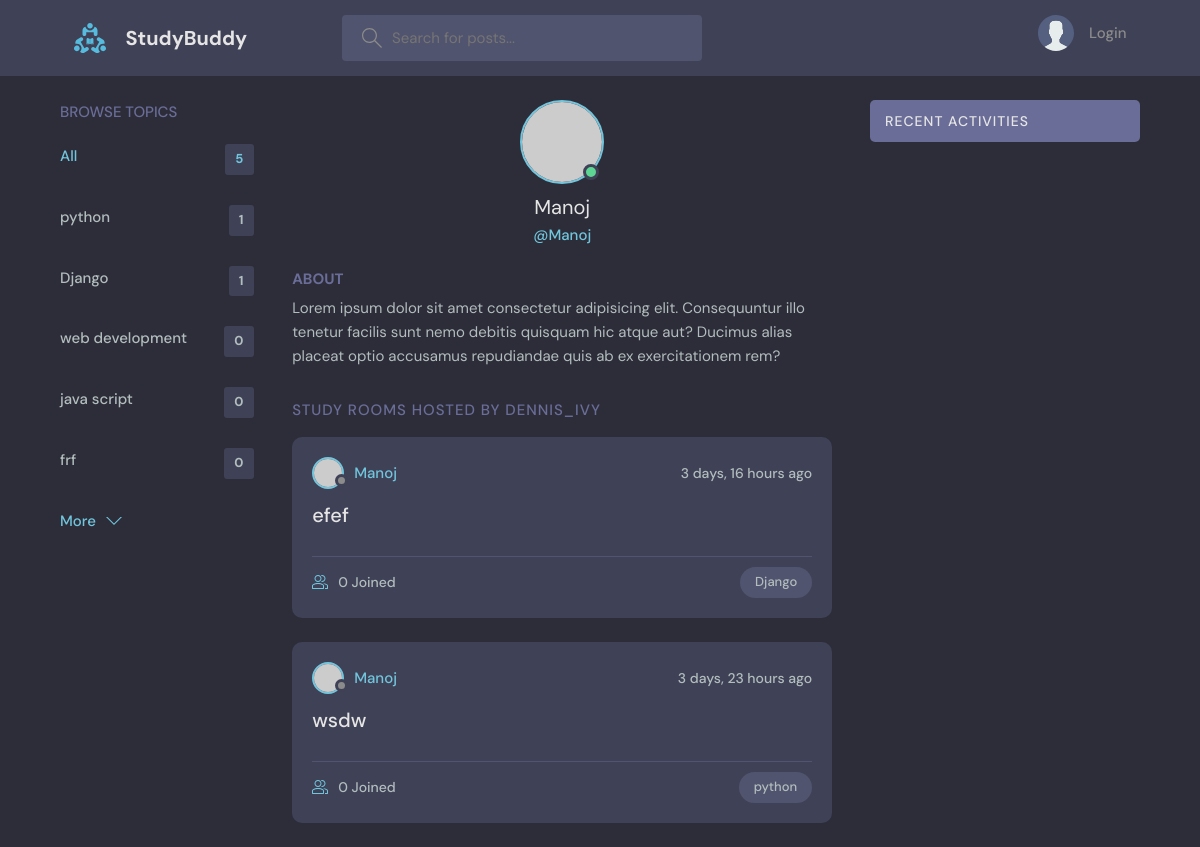
Page /profile/1/ on the earlier database version.
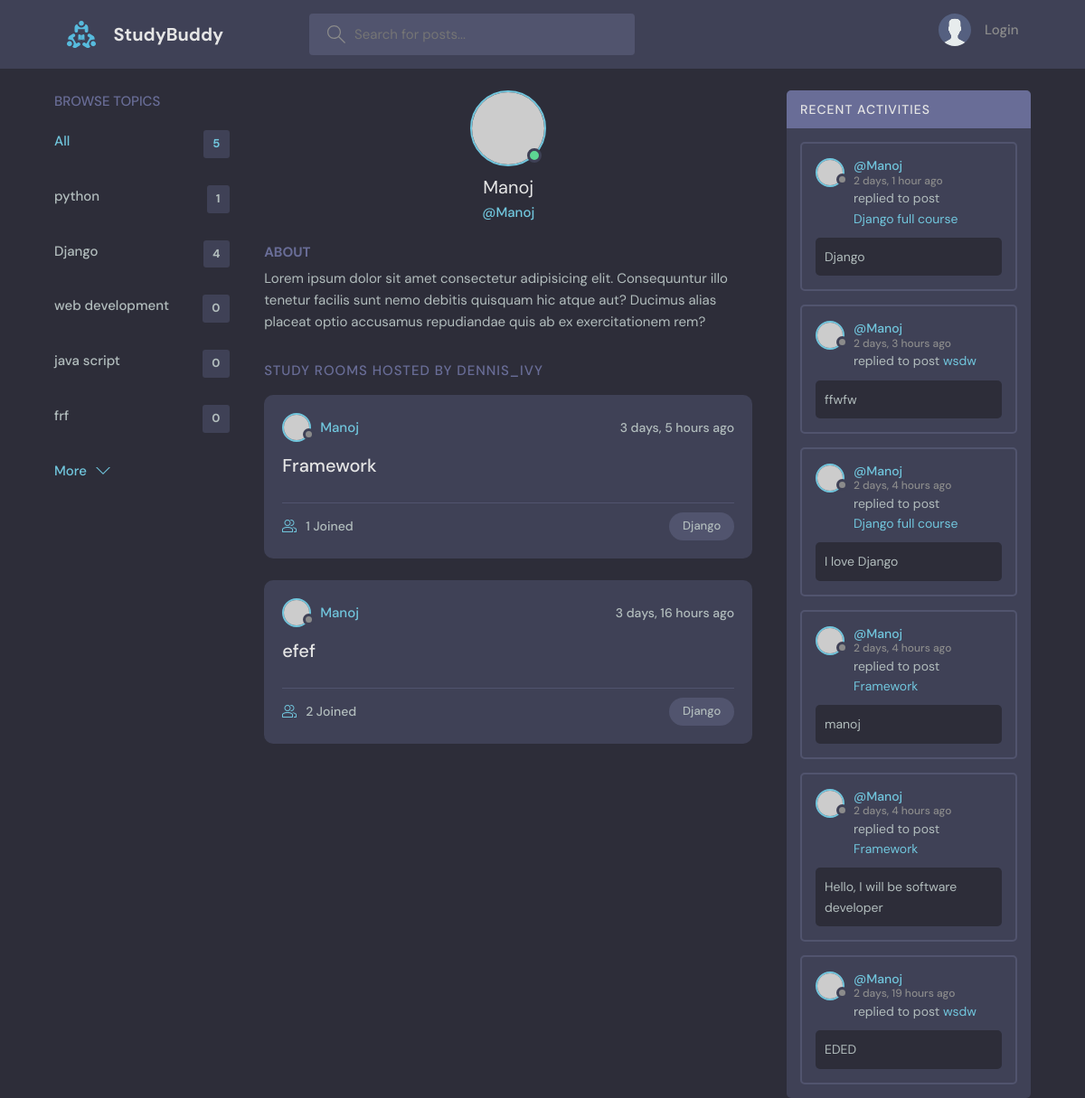
Same page on the later database version.
### base/models.py (models this page shows)
class Topic(models.Model):
    name = models.CharField(max_length=200)
    def __str__(self):
        return self.name

class Room(models.Model):
    host = models.ForeignKey(User, on_delete=models.SET_NULL, null=True)
    topic = models.ForeignKey(Topic, on_delete=models.SET_NULL, null=True)
    name = models.CharField(max_length=200)
    description = models.TextField(null=True, blank = True)
    participants = models.ManyToManyField(User, related_name="participants", blank = True)
    updated = models.DateTimeField(auto_now=True)
    created = models.DateTimeField(auto_now_add=True)
    class Meta:
        ordering = ['-updated','-created']
    def __str__(self):
        return self.name

class Message(models.Model):
    user = models.ForeignKey(User, on_delete=models.CASCADE)
    room = models.ForeignKey(Room, on_delete=models.CASCADE)
    body = models.TextField()
    updated = models.DateTimeField(auto_now=True)
    created = models.DateTimeField(auto_now_add=True)
    class Meta:
        ordering = ['-updated','-created']
    def __str__(self):
        return self.body[0:50]

### base/views.py (the view)
# urls.py: path('profile/<str:pk>/', views.userProfile, name="profile"),
def userProfile(request, pk):
    user = User.objects.get( id=pk )
    print('user :', user)
    rooms = user.room_set.all()
    print('rooms:', rooms)
    room_messages = user.message_set.all()
    print('room_messages:', room_messages)
    topics = Topic.objects.all()
    context = {'user': user, 'rooms': rooms, 'room_messages': room_messages, 'topics': topics}
    print('context:', context)
    return render(request, 'base/profile.html', context)

### base/templates/base/profile.html (shortened to what this page needs)
{% extends 'main.html' %}
{% block content %}
  <main class="profile-page layout layout--3">
    <div class="container">
      {% include 'base/topic_components.html' %}
      <div class="roomList">
        <div class="profile">
          <div class="profile__avatar">
            <div class="avatar avatar--large active">
              <img src="https://randomuser.me/api/portraits/men/11.jpg" />
            </div>
          </div>
          <div class="profile__info">
            <h3>{{user.username}}</h3>
            <p>@{{user.username}}</p>
          </div>
          <div class="profile__about">
            <h3>About</h3>
            <p>
              Lorem ipsum dolor sit amet consectetur adipisicing elit. Consequuntur illo tenetur
              facilis sunt nemo debitis quisquam hic atque aut? Ducimus alias placeat optio
              accusamus repudiandae quis ab ex exercitationem rem?
            </p>
          </div>
        </div>
        <div class="roomList__header">
          <div>
            <h2>Study Rooms Hosted by dennis_ivy</a>
            </h2>
          </div>
        </div>
        {% include 'base/feed_components.html' %}
      </div>
      {% include 'base/activity_components.html' %}
    </div>
  </main>
  {% endblock %}

### base/templates/base/topic_components.html
<div class="topics">
    <div class="topics__header">
      <h2>Browse Topics</h2>
    </div>
    <ul class="topics__list">
      <li>
        <a href="{% url 'home' %}" class="active">All <span>{{topics.count}}</span></a>
      </li>
      {% for topic in topics %}
      <li>
        <a href="{% url 'home' %}?q={{topic.name}}">{{topic.name}}<span>{{topic.room_set.all.count}}</span></a>
      </li>
      {% endfor %}
    </ul>
    <a class="btn btn--link" href="{% url 'topics' %}">
      More
      <svg version="1.1" xmlns="http://www.w3.org/2000/svg" width="32" height="32" viewBox="0 0 32 32">
        <title>chevron-down</title>
        <path d="M16 21l-13-13h-3l16 16 16-16h-3l-13 13z"></path>
      </svg>
    </a>
  </div>

### base/templates/base/feed_components.html (shortened to what this page needs)
{% for room in rooms %}
<div class="roomListRoom">
    <div class="roomListRoom__header">
      <a href="{% url 'profile' room.host.id %}" class="roomListRoom__author">
        <div class="avatar avatar--small">
          <img src="https://randomuser.me/api/portraits/women/11.jpg" />
        </div>
        <span>{{room.host.username}}</span>
      </a>
      <div class="roomListRoom__actions">
        <span>{{room.created|timesince}} ago</span>
      </div>
    </div>
    <div class="roomListRoom__content">
      <a href="{% url 'room' room.id %}">{{room.name}}</a>
    </div>
    <div class="roomListRoom__meta">
      <a href="{% url 'room' room.id %}" class="roomListRoom__joined">
        {{ room.participants.all.count}} Joined
      </a>
      <p class="roomListRoom__topic">{{room.topic.name}}</p>
    </div>
  </div>
  {% endfor %}

### base/templates/base/activity_components.html (shortened to what this page needs)
<div class="activities">
    <div class="activities__header">
      <h2>Recent Activities</h2>
    </div>
    {% for message in room_messages %}
    <div class="activities__box">
      <div class="activities__boxHeader roomListRoom__header">
        <a href="{% url 'profile' message.user.id %}" class="roomListRoom__author">
          <div class="avatar avatar--small">
            <img src="https://randomuser.me/api/portraits/women/11.jpg" />
          </div>
          <p>
            @{{message.user}}
            <span> {{message.created|timesince}} ago</span>
          </p>
        </a>
      </div>
      <div class="activities__boxContent">
        <p>replied to post <a href="{% url 'room' message.room.id %}">{{message.room}}</a></p>
        <div class="activities__boxRoomContent">
          {{message.body}}
        </div>
      </div>
    </div>
    {% endfor %}
  </div>

Differences in the rows shown:
no longer on this page (row edited): Room: host.username "Manoj", created "3 days, 23 hours", name "wsdw", participants.all.count "0", topic.name "python"
computed for Topic "Django": room_set.all.count "1" → "4"
added Room: host.username "Manoj", created "3 days, 5 hours", name "Framework", participants.all.count "1", topic.name "Django"
computed for Room "efef": participants.all.count "0" → "2"
added Message: user "Manoj", created "2 days, 1 hour", room "Django full course", body "Django"
added Message: user "Manoj", created "2 days, 3 hours", room "wsdw", body "ffwfw"
added Message: user "Manoj", created "2 days, 4 hours", room "Django full course", body "I love Django"
added Message: user "Manoj", created "2 days, 4 hours", room "Framework", body "manoj"
added Message: user "Manoj", created "2 days, 4 hours", room "Framework", body "Hello, I will be software developer"
added Message: user "Manoj", created "2 days, 19 hours", room "wsdw", body "EDED"
